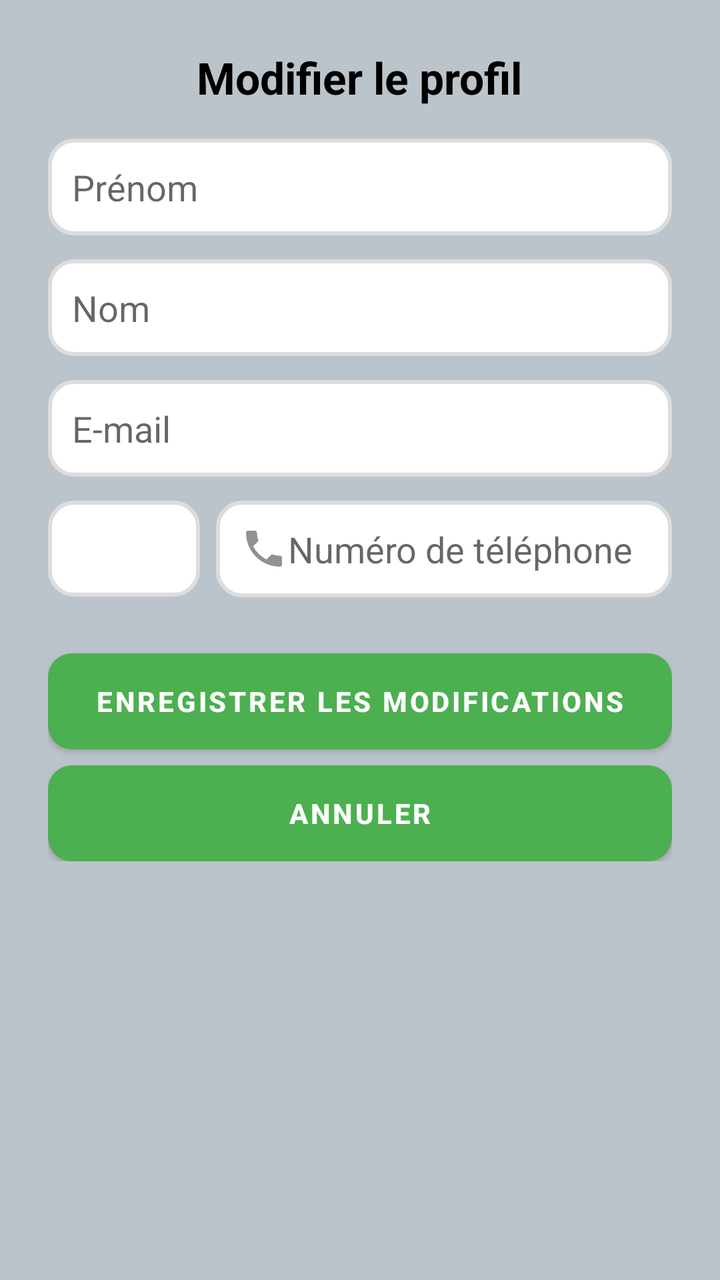
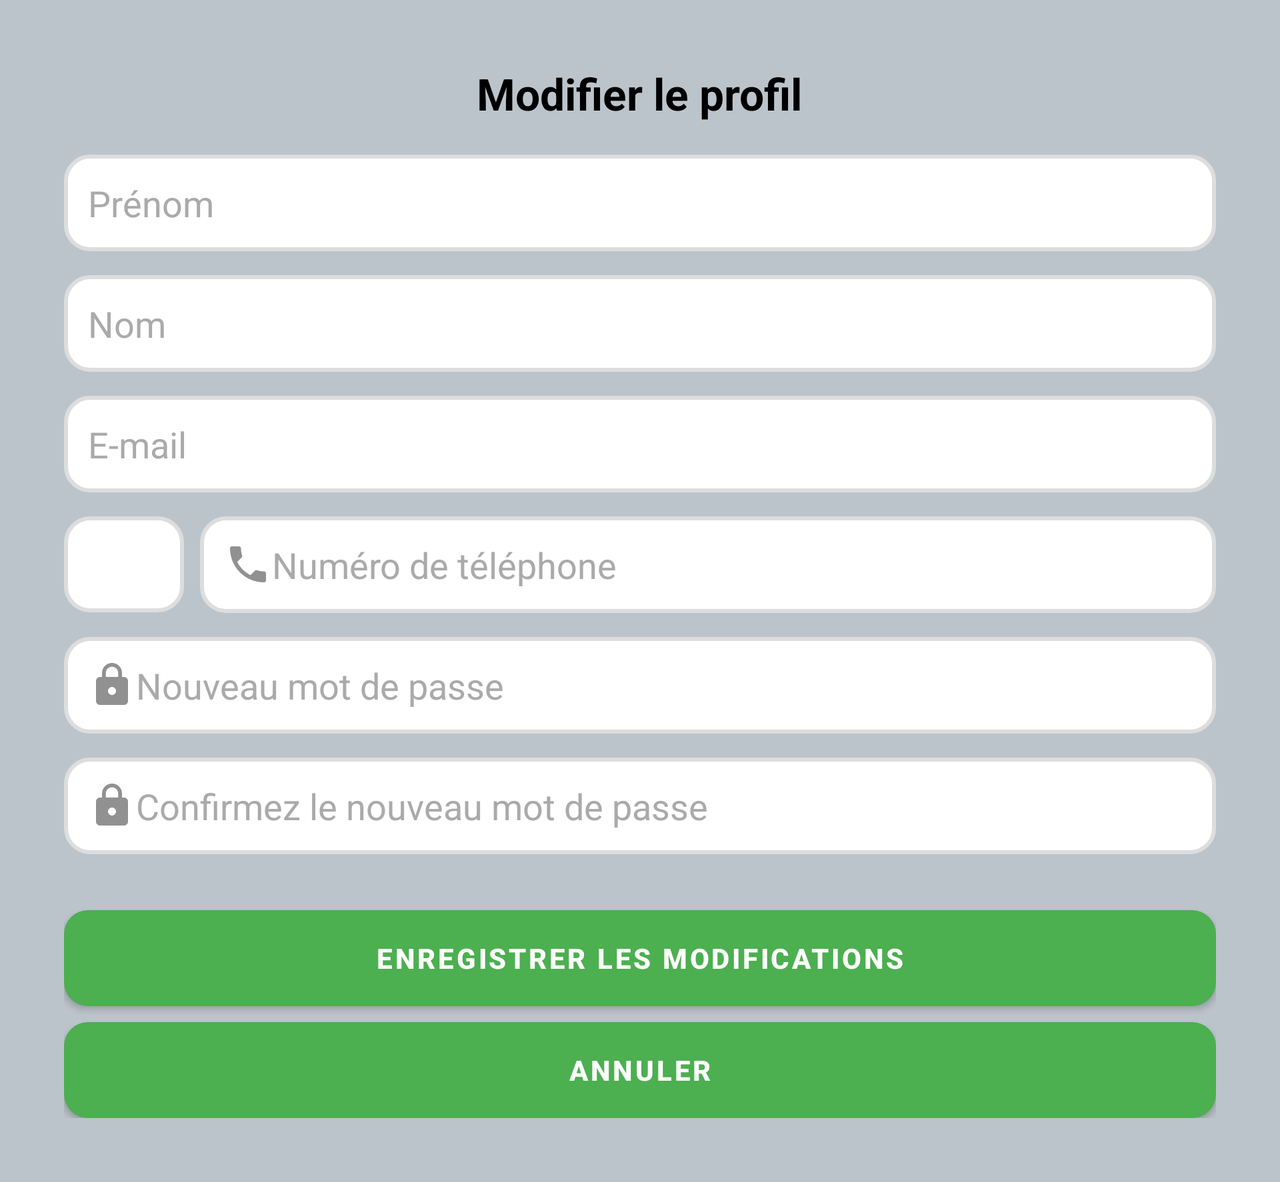

The same Android screen from two of the app's own layout files: first res/layout/ as a phone draws it, then the repository's variant for another configuration, drawn on a device whose configuration selects that folder. Both files follow.
<!-- AndroidManifest.xml: application theme Theme.MyApp -->
<!-- res/layout/activity_edit_profile.xml -->
<?xml version="1.0" encoding="utf-8"?>
<ScrollView
    xmlns:android="http://schemas.android.com/apk/res/android"
    android:layout_width="match_parent"
    android:layout_height="match_parent"
    android:background="@color/splash_background"
    android:padding="24dp">

    <LinearLayout
        android:layout_width="match_parent"
        android:layout_height="wrap_content"
        android:orientation="vertical"
        android:gravity="center">

        
        <TextView
            android:id="@+id/tvTitle"
            android:layout_width="wrap_content"
            android:layout_height="wrap_content"
            android:text="Modifier le profil"
            android:textSize="22sp"
            android:textStyle="bold"
            android:textColor="@android:color/black"
            android:gravity="center"
            android:layout_marginBottom="16dp"/>

        
        <EditText
            android:id="@+id/etFirstName"
            android:layout_width="match_parent"
            android:layout_height="wrap_content"
            android:hint="Prénom"
            android:inputType="textPersonName"
            android:textColor="@android:color/black"
            android:drawableStart="@drawable/ic_person"
            android:padding="12dp"
            android:background="@drawable/input_background_white"
            android:layout_marginBottom="12dp"/>

        
        <EditText
            android:id="@+id/etLastName"
            android:layout_width="match_parent"
            android:layout_height="wrap_content"
            android:hint="Nom"
            android:inputType="textPersonName"
            android:textColor="@android:color/black"
            android:padding="12dp"
            android:background="@drawable/input_background_white"
            android:layout_marginBottom="12dp"/>

        
        <EditText
            android:id="@+id/etEmail"
            android:layout_width="match_parent"
            android:layout_height="wrap_content"
            android:hint="E-mail"
            android:inputType="textEmailAddress"
            android:textColor="@android:color/black"
            android:drawableStart="@drawable/ic_email"
            android:padding="12dp"
            android:background="@drawable/input_background_white"
            android:layout_marginBottom="12dp"/>

        
        <LinearLayout
            android:layout_width="match_parent"
            android:layout_height="wrap_content"
            android:orientation="horizontal"
            android:gravity="center_vertical"
            android:layout_marginBottom="12dp">

            <Spinner
                android:id="@+id/spinnerCountryCode"
                android:layout_width="wrap_content"
                android:layout_height="48dp"
                android:layout_weight="1"
                android:background="@drawable/input_background_white"
                android:layout_marginEnd="8dp"/>

            <EditText
                android:id="@+id/etPhoneNumber"
                android:layout_width="0dp"
                android:layout_height="wrap_content"
                android:layout_weight="3"
                android:hint="Numéro de téléphone"
                android:inputType="phone"
                android:textColor="@android:color/black"
                android:drawableStart="@drawable/telephone"
                android:padding="12dp"
                android:background="@drawable/input_background_white"/>
        </LinearLayout>

        
        <Button
            android:id="@+id/btnSaveChanges"
            android:layout_width="match_parent"
            android:layout_height="wrap_content"
            android:text="Enregistrer les modifications"
            android:background="@drawable/button_ripple"
            android:textColor="@android:color/white"
            android:textStyle="bold"
            android:layout_marginTop="16dp"/>

        
        <Button
            android:id="@+id/btnCancel"
            android:layout_width="match_parent"
            android:layout_height="wrap_content"
            android:text="Annuler"
            android:background="@drawable/button_ripple"
            android:textColor="@android:color/white"
            android:textStyle="bold"
            android:layout_marginTop="8dp"/>
    </LinearLayout>
</ScrollView>
<!-- resources referenced by this layout -->
<resources>
  <color name="splash_background">#BCC4CB</color>
  <!-- drawable button_ripple (drawable) -->
  <ripple xmlns:android="http://schemas.android.com/apk/res/android"
      android:color="@color/primaryColor">
      <item>
          <shape android:shape="rectangle">
              <solid android:color="@color/primaryColor"/>
              <corners android:radius="12dp"/>
          </shape>
      </item>
  </ripple>
  <!-- drawable input_background_white (drawable) -->
  <?xml version="1.0" encoding="utf-8"?>
  <shape xmlns:android="http://schemas.android.com/apk/res/android"
      android:shape="rectangle">
  
      <solid android:color="#FFFFFF"/>
  
      <corners android:radius="12dp"/>
  
      <stroke
          android:width="2dp"
          android:color="#DDDDDD"/>
  
      <padding
          android:left="12dp"
          android:top="12dp"
          android:right="12dp"
          android:bottom="12dp"/>
  
      <item android:id="@android:id/background">
          <solid android:color="#FFFFFF"/>
      </item>
  
      <item android:id="@android:id/text1">
          <textAppearance android:textColor="@android:color/darker_gray"/>
      </item>
  </shape>
  <!-- drawable telephone (drawable) -->
  <vector xmlns:android="http://schemas.android.com/apk/res/android" android:height="24dp" android:tint="#929191" android:viewportHeight="24" android:viewportWidth="24" android:width="24dp">
        
      <path android:fillColor="@android:color/white" android:pathData="M6.62,10.79c1.44,2.83 3.76,5.14 6.59,6.59l2.2,-2.2c0.27,-0.27 0.67,-0.36 1.02,-0.24 1.12,0.37 2.33,0.57 3.57,0.57 0.55,0 1,0.45 1,1V20c0,0.55 -0.45,1 -1,1 -9.39,0 -17,-7.61 -17,-17 0,-0.55 0.45,-1 1,-1h3.5c0.55,0 1,0.45 1,1 0,1.25 0.2,2.45 0.57,3.57 0.11,0.35 0.03,0.74 -0.25,1.02l-2.2,2.2z"/>
      
  </vector>
  <style name="Theme.MyApp" parent="Theme.MaterialComponents.DayNight.DarkActionBar">
          <item name="colorPrimary">@color/primaryColor</item>
          <item name="colorPrimaryVariant">@color/secondaryColor</item>
          <item name="colorOnPrimary">@color/white</item>
      </style>
  <color name="primaryColor">#4CAF50</color>
  <color name="secondaryColor">#1976D2</color>
  <color name="white">#FFFFFFFF</color>
</resources>
<!-- res/layout-land/activity_edit_profile.xml (the repository's variant of the layout above) -->
<!-- drawn on the phone turned sideways -->
<ScrollView
    xmlns:android="http://schemas.android.com/apk/res/android"
    android:layout_width="match_parent"
    android:layout_height="match_parent"
    android:background="@color/splash_background"
    android:padding="32dp">

    <LinearLayout
        android:layout_width="match_parent"
        android:layout_height="wrap_content"
        android:orientation="horizontal"
        android:gravity="center">

        
        <LinearLayout
            android:layout_width="0dp"
            android:layout_height="wrap_content"
            android:layout_weight="1"
            android:orientation="vertical"
            android:gravity="center">

            
            <TextView
                android:id="@+id/tvTitle"
                android:layout_width="wrap_content"
                android:layout_height="wrap_content"
                android:text="Modifier le profil"
                android:textSize="22sp"
                android:textStyle="bold"
                android:textColor="@android:color/black"
                android:gravity="center"
                android:layout_marginBottom="16dp"/>

            
            <EditText
                android:id="@+id/etFirstName"
                android:layout_width="match_parent"
                android:layout_height="wrap_content"
                android:hint="Prénom"
                android:inputType="textPersonName"
                android:textColorHint="@android:color/darker_gray"
                android:textColor="@android:color/black"
                android:drawableStart="@drawable/ic_person"
                android:padding="12dp"
                android:background="@drawable/input_background_white"
                android:layout_marginBottom="12dp"/>

            
            <EditText
                android:id="@+id/etLastName"
                android:layout_width="match_parent"
                android:layout_height="wrap_content"
                android:hint="Nom"
                android:inputType="textPersonName"
                android:textColorHint="@android:color/darker_gray"
                android:textColor="@android:color/black"
                android:padding="12dp"
                android:background="@drawable/input_background_white"
                android:layout_marginBottom="12dp"/>

            
            <EditText
                android:id="@+id/etEmail"
                android:layout_width="match_parent"
                android:layout_height="wrap_content"
                android:hint="E-mail"
                android:inputType="textEmailAddress"
                android:textColorHint="@android:color/darker_gray"
                android:textColor="@android:color/black"
                android:drawableStart="@drawable/ic_email"
                android:padding="12dp"
                android:background="@drawable/input_background_white"
                android:layout_marginBottom="12dp"/>

            
            <LinearLayout
                android:layout_width="match_parent"
                android:layout_height="wrap_content"
                android:orientation="horizontal"
                android:gravity="center_vertical"
                android:layout_marginBottom="12dp">

                <Spinner
                    android:id="@+id/spinnerCountryCode"
                    android:layout_width="60dp"
                    android:layout_height="48dp"
                    android:background="@drawable/input_background_white"
                    android:layout_marginEnd="8dp"/>

                <EditText
                    android:id="@+id/etPhoneNumber"
                    android:layout_width="0dp"
                    android:layout_height="wrap_content"
                    android:layout_weight="3"
                    android:hint="Numéro de téléphone"
                    android:inputType="phone"
                    android:textColorHint="@android:color/darker_gray"
                    android:textColor="@android:color/black"
                    android:drawableStart="@drawable/telephone"
                    android:padding="12dp"
                    android:background="@drawable/input_background_white"/>
            </LinearLayout>

            
            <EditText
                android:id="@+id/etNewPassword"
                android:layout_width="match_parent"
                android:layout_height="wrap_content"
                android:hint="Nouveau mot de passe"
                android:inputType="textPassword"
                android:textColorHint="@android:color/darker_gray"
                android:textColor="@android:color/black"
                android:drawableStart="@drawable/ic_lock_lock"
                android:padding="12dp"
                android:background="@drawable/input_background_white"
                android:layout_marginBottom="12dp"/>

            
            <EditText
                android:id="@+id/etConfirmPassword"
                android:layout_width="match_parent"
                android:layout_height="wrap_content"
                android:hint="Confirmez le nouveau mot de passe"
                android:inputType="textPassword"
                android:textColorHint="@android:color/darker_gray"
                android:textColor="@android:color/black"
                android:drawableStart="@drawable/ic_lock_lock"
                android:padding="12dp"
                android:background="@drawable/input_background_white"
                android:layout_marginBottom="12dp"/>

            
            <Button
                android:id="@+id/btnSaveChanges"
                android:layout_width="match_parent"
                android:layout_height="wrap_content"
                android:text="Enregistrer les modifications"
                android:background="@drawable/button_ripple"
                android:textColor="@android:color/white"
                android:textStyle="bold"
                android:layout_marginTop="16dp"/>

            
            <Button
                android:id="@+id/btnCancel"
                android:layout_width="match_parent"
                android:layout_height="wrap_content"
                android:text="Annuler"
                android:background="@drawable/button_ripple"
                android:textColor="@android:color/white"
                android:textStyle="bold"
                android:layout_marginTop="8dp"/>
        </LinearLayout>
    </LinearLayout>
</ScrollView>
<!-- resources referenced by the variant -->
<!-- as the phone turned sideways resolves them -->
<resources>
  <color name="splash_background">#BCC4CB</color>
  <!-- drawable button_ripple (drawable) -->
  <ripple xmlns:android="http://schemas.android.com/apk/res/android"
      android:color="@color/primaryColor">
      <item>
          <shape android:shape="rectangle">
              <solid android:color="@color/primaryColor"/>
              <corners android:radius="12dp"/>
          </shape>
      </item>
  </ripple>
  <!-- drawable ic_lock_lock (drawable) -->
  <vector xmlns:android="http://schemas.android.com/apk/res/android" android:height="24dp" android:tint="#929191" android:viewportHeight="24" android:viewportWidth="24" android:width="24dp">
        
      <path android:fillColor="@android:color/white" android:pathData="M18,8h-1L17,6c0,-2.76 -2.24,-5 -5,-5S7,3.24 7,6v2L6,8c-1.1,0 -2,0.9 -2,2v10c0,1.1 0.9,2 2,2h12c1.1,0 2,-0.9 2,-2L20,10c0,-1.1 -0.9,-2 -2,-2zM12,17c-1.1,0 -2,-0.9 -2,-2s0.9,-2 2,-2 2,0.9 2,2 -0.9,2 -2,2zM15.1,8L8.9,8L8.9,6c0,-1.71 1.39,-3.1 3.1,-3.1 1.71,0 3.1,1.39 3.1,3.1v2z"/>
      
  </vector>
  <!-- drawable input_background_white (drawable) -->
  <?xml version="1.0" encoding="utf-8"?>
  <shape xmlns:android="http://schemas.android.com/apk/res/android"
      android:shape="rectangle">
  
      <solid android:color="#FFFFFF"/>
  
      <corners android:radius="12dp"/>
  
      <stroke
          android:width="2dp"
          android:color="#DDDDDD"/>
  
      <padding
          android:left="12dp"
          android:top="12dp"
          android:right="12dp"
          android:bottom="12dp"/>
  
      <item android:id="@android:id/background">
          <solid android:color="#FFFFFF"/>
      </item>
  
      <item android:id="@android:id/text1">
          <textAppearance android:textColor="@android:color/darker_gray"/>
      </item>
  </shape>
  <!-- drawable telephone (drawable) -->
  <vector xmlns:android="http://schemas.android.com/apk/res/android" android:height="24dp" android:tint="#929191" android:viewportHeight="24" android:viewportWidth="24" android:width="24dp">
        
      <path android:fillColor="@android:color/white" android:pathData="M6.62,10.79c1.44,2.83 3.76,5.14 6.59,6.59l2.2,-2.2c0.27,-0.27 0.67,-0.36 1.02,-0.24 1.12,0.37 2.33,0.57 3.57,0.57 0.55,0 1,0.45 1,1V20c0,0.55 -0.45,1 -1,1 -9.39,0 -17,-7.61 -17,-17 0,-0.55 0.45,-1 1,-1h3.5c0.55,0 1,0.45 1,1 0,1.25 0.2,2.45 0.57,3.57 0.11,0.35 0.03,0.74 -0.25,1.02l-2.2,2.2z"/>
      
  </vector>
  <style name="Theme.MyApp" parent="Theme.MaterialComponents.DayNight.DarkActionBar">
          <item name="colorPrimary">@color/primaryColor</item>
          <item name="colorPrimaryVariant">@color/secondaryColor</item>
          <item name="colorOnPrimary">@color/white</item>
      </style>
  <color name="primaryColor">#4CAF50</color>
  <color name="secondaryColor">#1976D2</color>
  <color name="white">#FFFFFFFF</color>
</resources>
